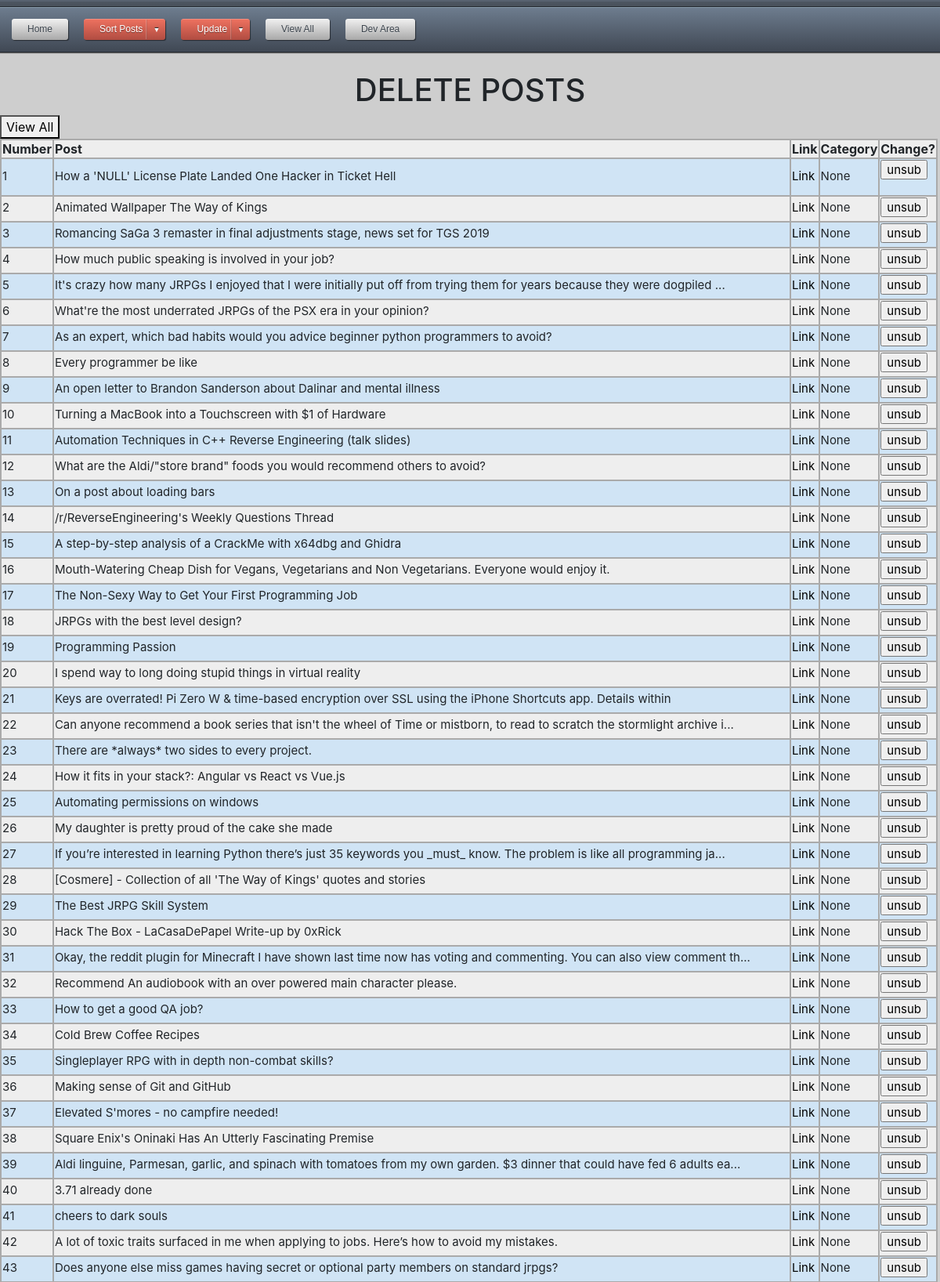
The page /unfavunsort (upper part) on the database its author committed.
### app.py (models this page shows)
class posts(db.Model):
    id = db.Column(db.String, primary_key=True)
    title = db.Column(db.String(80), unique=True, nullable=False)
    link = db.Column(db.String(120), unique=True, nullable=False)
    category = db.Column(db.String(120), unique=True, nullable=False)
    date_added = db.Column(db.String(120), unique=False, nullable=False)
    thread_text = db.Column(db.String(400), unique=True, nullable=False)
    image = db.Column(db.String(400), unique=True, nullable=False)

### app.py (the view, shortened to what this page needs)
@app.route('/unfavunsort', methods=['GET', 'POST'])
def unfavunsort():
	db = get_db()
	cur = db.execute('SELECT id, title, link, category FROM posts WHERE category = "None"')
	results = cur.fetchall()
	return render_template("unfavunsort.html", results=results)

### app.py (called while the page is built)
@app.context_processor
def utility_functions():
    def print_in_console(message):
        print (str(message))
    return dict(mdebug=print_in_console)

@app.context_processor
def inject_user():
    return dict(category=categories)

def connect_db():
	sql = sqlite3.connect('C:\\Users\\MGLafayette\\Desktop\\Projects\\Flask\\data.db')
	sql.row_factory = sqlite3.Row
	return sql

def get_db():
	if not hasattr(g, 'sqlite3'):
		g.sqlite_db = connect_db()
	return g.sqlite_db

### templates/unfavunsort.html (shortened to what this page needs)
<html>
<head>
<link rel="stylesheet" type="text/css" href="{{ url_for('static', filename='CSS/style.css') }}">
</head>
<body>
{% extends "navtest.html" %}
{% block content %}
<h1>DELETE POSTS</h1>
<button type="button"><a href="{{url_for('unfavpost')}}">View All</a></button>
<table class="blueTable">
	<tr>
		<th>Number</th>
		<th>Post</th>
		<th>Link</th>
		<th>Category</th>
		<th>Change?</th>
	</tr>
	{% for post in results %}
	<tr>
		<td>{{loop.index}}</td>
		<td>{{post['title']}}</td>
		<td><a href="{{post['link']}}" target='_blank'>Link</a></td>
		<td>{{post['category']}}</td>
		<td>
			<form action="{{url_for('unfavunsort')}}" method="Post">
				<input type="submit" name="{{loop.index}}unsub" value="unsub">
		</td>
	</tr>
	{% endfor %}
</table>
<br/>
{% endblock %}

### templates/navtest.html (shortened to what this page needs)
<html>
<head>
<link rel="stylesheet" href="https://maxcdn.bootstrapcdn.com/bootstrap/4.0.0-beta/css/bootstrap.min.css">
<link rel="stylesheet" type="text/css" href="{{ url_for('static', filename='CSS/style.css') }}">
</head>
<div id='cssmenu'>
<ul>
   <li> <a href="http://127.0.0.1:5000/"><span>Home</span></a></li>
   <li class='active has-sub'><a href='#'><span>Sort Posts</span></a>
   </li>
   <li class='active has-sub'><a href='#'><span>Update</span></a>
    </li>
   <li><a href='{{url_for("viewresults", page_num=1)}}'><span>View All</span></a></li>
   <li> <a href="{{url_for('devArea')}}"><span>Dev Area</span></a></li>
</ul>
</div>
<body>
<div id="page-container">
<div id="content-wrap">
{% block content %}
{% endblock %}
</div>
<br>
<br>
</div>
</body>
</html>

### static/CSS/style.css (style rules this page uses)
table.blueTable { border: 1px solid #1C6EA4; background-color: #EEEEEE; text-align: left; border-collapse: collapse; }
table.blueTable td, table.blueTable th { border: 2px solid #AAAAAA; }
table.blueTable tbody td { font-size: 15px; padding-bottom: 5px; }
table.blueTable tr:nth-child(even) { background: #D0E4F5; }
#cssmenu { padding: 0; margin: 0; border: 0; }
#cssmenu ul, #cssmenu li { list-style: none; margin: 0; padding: 0; }
#cssmenu ul { position: relative; z-index: 597; }
#cssmenu ul li { float: left; min-height: 1px; vertical-align: middle; }
#cssmenu a { display: block; line-height: 1em; text-decoration: none; }
#cssmenu:after, #cssmenu ul:after { content: ''; display: block; clear: both; }
#cssmenu { width: auto; font-family: Helvetica, Arial, sans-serif; }
#cssmenu:before { background-color: #606a77; background-image: -webkit-gradient(linear, left top, left bottom, color-stop(0, #4f5864), color-stop(1, #49515b)); background-image: -webkit-linear-gradient(top, #4f5864, #49515b); background-image: -moz-linear-gradient(top, #4f5864, #49515b); background-image: -o-linear-gradient(top, #4f5864, #49515b); background-image: linear-gradient(#4f5864, #49515b); -moz-box-shadow: inset 0 2px 0 #586270, inset 0 1px 0 #6b7888; -webkit-box-shadow: inset 0 2px 0 #586270, inset 0 1px 0 #6b7888; box-shadow: inset 0 2px 0 #586270, inset 0 1px 0 #6b7888; content: ''; display: block; height: 8px; }
#cssmenu > ul { border-bottom: 1px solid #252A30; border-top: 1px solid #252A30; -moz-box-shadow: inset 0 1px 0 #8799a9, 0 1px 1px rgba(0, 0, 0, 0.5); -webkit-box-shadow: inset 0 1px 0 #8799a9, 0 1px 1px rgba(0, 0, 0, 0.5); box-shadow: inset 0 1px 0 #8799a9, 0 1px 1px rgba(0, 0, 0, 0.5); background-color: #566171; background-image: -webkit-gradient(linear, left top, left bottom, color-stop(0, #6e7d8f), color-stop(1, #404854)); background-image: -webkit-linear-gradient(top, #6e7d8f, #404854); background-image: -moz-linear-gradient(top, #6e7d8f, #404854); background-image: -o-linear-gradient(top, #6e7d8f, #404854); background-image: linear-gradient(#6e7d8f, #404854); padding: 15px 15px 15px 5px; }
#cssmenu > ul > li { margin: 0 10px; }
#cssmenu ul a { background-color: #c2c2c2; background-image: -webkit-gradient(linear, left top, left bottom, color-stop(0, #f1f1f1), color-stop(1, #a8a8a8)); background-image: -webkit-linear-gradient(top, #f1f1f1, #a8a8a8); background-image: -moz-linear-gradient(top, #f1f1f1, #a8a8a8); background-image: -o-linear-gradient(top, #f1f1f1, #a8a8a8); background-image: linear-gradient(#f1f1f1, #a8a8a8); -moz-border-radius: 3px; -webkit-border-radius: 3px; border-radius: 3px; -moz-background-clip: padding; -webkit-background-clip: padding-box; background-clip: padding-box; -moz-box-shadow: inset 0 1px 0 rgba(255, 255, 255, 0.2), 1px 1px 1px rgba(0, 0, 0, 0.5); -webkit-box-shadow: inset 0 1px 0 rgba(255, 255, 255, 0.2), 1px 1px 1px rgba(0, 0, 0, 0.5); box-shadow: inset 0 1px 0 rgba(255, 255, 255, 0.2), 1px 1px 1px rgba(0, 0, 0, 0.5); color: #3c444d; font-size: 12px; line-height: 27px; padding: 0 20px; position: relative; text-align: center; text-shadow: 0 1px 0 rgba(255, 255, 255, 0.4); }
#cssmenu ul .active > a { color: #FFF; text-shadow: 0 1px 0 rgba(0, 0, 0, 0.4); background-color: #c46a60; background-image: -webkit-gradient(linear, left top, left bottom, color-stop(0, #ef7260), color-stop(1, #b04c41)); background-image: -webkit-linear-gradient(top, #ef7260, #b04c41); background-image: -moz-linear-gradient(top, #ef7260, #b04c41); background-image: -o-linear-gradient(top, #ef7260, #b04c41); background-image: linear-gradient(#ef7260, #b04c41); }
#cssmenu ul .has-sub { position: relative; }
#cssmenu ul .has-sub > a { padding-right: 0; }
#cssmenu ul .has-sub > a:after { content: '▼'; border-left: 1px solid rgba(100, 100, 100, 0.2); color: #5D6A7A; -moz-box-shadow: -1px 0 0 rgba(255, 255, 255, 0.2); -webkit-box-shadow: -1px 0 0 rgba(255, 255, 255, 0.2); box-shadow: -1px 0 0 rgba(255, 255, 255, 0.2); display: inline-block; font-size: 9px; margin-left: 5px; text-align: center; height: 25px; width: 24px; text-shadow: 0 -1px 0 #101417; }
#cssmenu ul .active > a:after { color: #FFF; }
h1 { text-align:center; }
#page-container { position: relative; min-height: 100vh; }
#content-wrap { padding-bottom: 2.5rem; background: #cecece; }
body { padding-bottom: .1px; }
a:link { color: black; text-decoration: none; }
.container:before, .container:after, { display: table; content: none; }

### rows shown on the page
posts: title "How a 'NULL' License Plate Landed One Hacker in Ticket Hell", category "None"
posts: title "Animated Wallpaper The Way of Kings", category "None"
posts: title "Romancing SaGa 3 remaster in final adjustments stage, news set for TGS 2019", category "None"
posts: title "How much public speaking is involved in your job?", category "None"
posts: title "It's crazy how many JRPGs I enjoyed that I were initially put off from trying them for years because they were dogpiled ...", category "None"
posts: title "What're the most underrated JRPGs of the PSX era in your opinion?", category "None"
posts: title "As an expert, which bad habits would you advice beginner python programmers to avoid?", category "None"
posts: title "Every programmer be like", category "None"
posts: title "An open letter to Brandon Sanderson about Dalinar and mental illness", category "None"
posts: title "Turning a MacBook into a Touchscreen with $1 of Hardware", category "None"
posts: title "Automation Techniques in C++ Reverse Engineering (talk slides)", category "None"
posts: title "What are the Aldi/\"store brand\" foods you would recommend others to avoid?", category "None"
posts: title "On a post about loading bars", category "None"
posts: title "/r/ReverseEngineering's Weekly Questions Thread", category "None"
posts: title "A step-by-step analysis of a CrackMe with x64dbg and Ghidra", category "None"
posts: title "Mouth-Watering Cheap Dish for Vegans, Vegetarians and Non Vegetarians. Everyone would enjoy it.", category "None"
posts: title "The Non-Sexy Way to Get Your First Programming Job", category "None"
posts: title "JRPGs with the best level design?", category "None"
posts: title "Programming Passion", category "None"
posts: title "I spend way to long doing stupid things in virtual reality", category "None"
posts: title "Keys are overrated! Pi Zero W & time-based encryption over SSL using the iPhone Shortcuts app. Details within", category "None"
posts: title "Can anyone recommend a book series that isn't the wheel of Time or mistborn, to read to scratch the stormlight archive i...", category "None"
posts: title "There are *always* two sides to every project.", category "None"
posts: title "How it fits in your stack?: Angular vs React vs Vue.js", category "None"
posts: title "Automating permissions on windows", category "None"
posts: title "My daughter is pretty proud of the cake she made", category "None"
posts: title "If you’re interested in learning Python there’s just 35 keywords you _must_ know. The problem is like all programming ja...", category "None"
posts: title "[Cosmere] - Collection of all 'The Way of Kings' quotes and stories", category "None"
posts: title "The Best JRPG Skill System", category "None"
posts: title "Hack The Box - LaCasaDePapel Write-up by 0xRick", category "None"
posts: title "Okay, the reddit plugin for Minecraft I have shown last time now has voting and commenting. You can also view comment th...", category "None"
posts: title "Recommend An audiobook with an over powered main character please.", category "None"
posts: title "How to get a good QA job?", category "None"
posts: title "Cold Brew Coffee Recipes", category "None"
posts: title "Singleplayer RPG with in depth non-combat skills?", category "None"
posts: title "Making sense of Git and GitHub", category "None"
posts: title "Elevated S'mores - no campfire needed!", category "None"
posts: title "Square Enix's Oninaki Has An Utterly Fascinating Premise", category "None"
posts: title "Aldi linguine, Parmesan, garlic, and spinach with tomatoes from my own garden. $3 dinner that could have fed 6 adults ea...", category "None"
posts: title "3.71 already done", category "None"
posts: title "cheers to dark souls", category "None"
posts: title "A lot of toxic traits surfaced in me when applying to jobs. Here’s how to avoid my mistakes.", category "None"
posts: title "Does anyone else miss games having secret or optional party members on standard jrpgs?", category "None"
